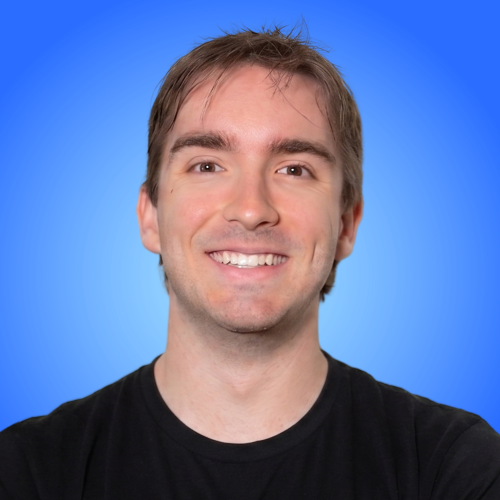
#> input picture research/brand/pfp_andrew.png, 1000 x 1000 px (shown at 1/2 size)
$ python -i catalog_features.py   (imports and definitions only)   (older library calls are emulated)
#> lines starting #> are read from the running program, lines starting #| are printed output that depends on the picture
#!/usr/bin/env python3
"""Nov 7 catalog: feature-release videos (Andrew solo, camera + screen) → convo-style stack carousel, thread carousel, single images.

  python3 tools/catalog_features.py COPY.json TX_DIR FRAMES_DIR OUT_ROOT [--only key,key]

The stack keeps what Andrew liked in pod1-05: every slide has a real human (Andrew's face, big) and one short line in a black
band; the screen moment sits on the other half, zoomed in so it can be read on a phone (never a tiny screenshot).
Frames are 1920-wide stills every 12 s; full-camera frames (Andrew talking to camera) are found by face detection.
"""
import argparse, json, sys
from pathlib import Path
import cv2
from PIL import Image

ROOT = Path(__file__).resolve().parent.parent; sys.path.insert(0, str(ROOT / 'tools'))
import catalog_cards as CC
from catalog_pods import locate

CASC = cv2.CascadeClassifier(cv2.data.haarcascades + 'haarcascade_frontalface_default.xml')
EYES = cv2.CascadeClassifier(cv2.data.haarcascades + 'haarcascade_eye.xml')


def faces_of(frames):
    out = []
    for f in frames:
        g = cv2.imread(str(f), 0)
        if (g > 200).mean() > 0.12: continue
        fs = CASC.detectMultiScale(g, 1.1, 6, minSize=(140, 140))
        if len(fs):
            x, y, w, h = max(fs, key=lambda r: r[2]); sharp = cv2.Laplacian(g[y:y + h, x:x + w], cv2.CV_64F).var()
            eyes = EYES.detectMultiScale(g[y:y + h // 2, x:x + w], 1.1, 5, minSize=(w // 10, w // 10))
            if len(eyes) < 2: sharp -= 1e6  # eyes closed or turned away: use only if nothing better
            out.append((f, dict(x=x + w / 2, y=y + h / 2, face=w), sharp))
    if out:  # keep full-camera frames only: faces near the biggest size (drops faces inside screen shares, ads, thumbnails)
        big = max(p['face'] for _, p, _ in out); out = [r for r in out if r[1]['face'] >= 0.7 * big]
    out.sort(key=lambda r: -r[2])  # sharpest face first (cover + cards); blurred mid-gesture frames go last
    return [(f, p) for f, p, _ in out]


# [5 lines left out: function crop, not called in this run]


def face_crop(fr, p, W, H, mult, out, top=0.36):
    cw = min(mult * p['face'], Image.open(fr).width); ch = cw * H / W
    crop(fr, p['x'], p['y'] + (0.5 - top) * ch, cw, W, H).save(out, quality=92); return str(out)


# [48 lines left out: function main, not called in this run]


# [2 lines not run here, left out]

>>> import cv2
>>> picture = cv2.imread('../research/brand/pfp_andrew.png', cv2.IMREAD_GRAYSCALE)
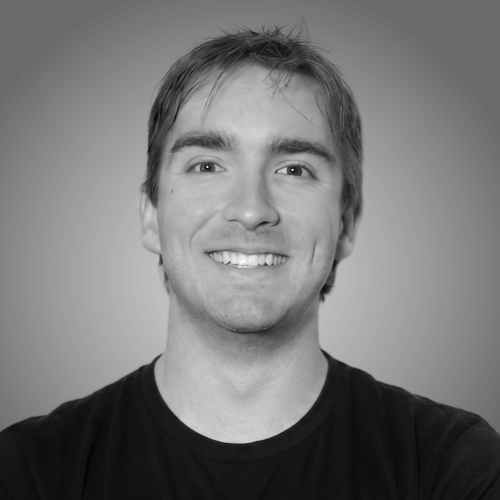
#> picture: shape (1000, 1000) (shown at 1/2 size); min 2, max 254, mean 118.4
#> (the run stopped early here; a loop or call above may not have finished)
